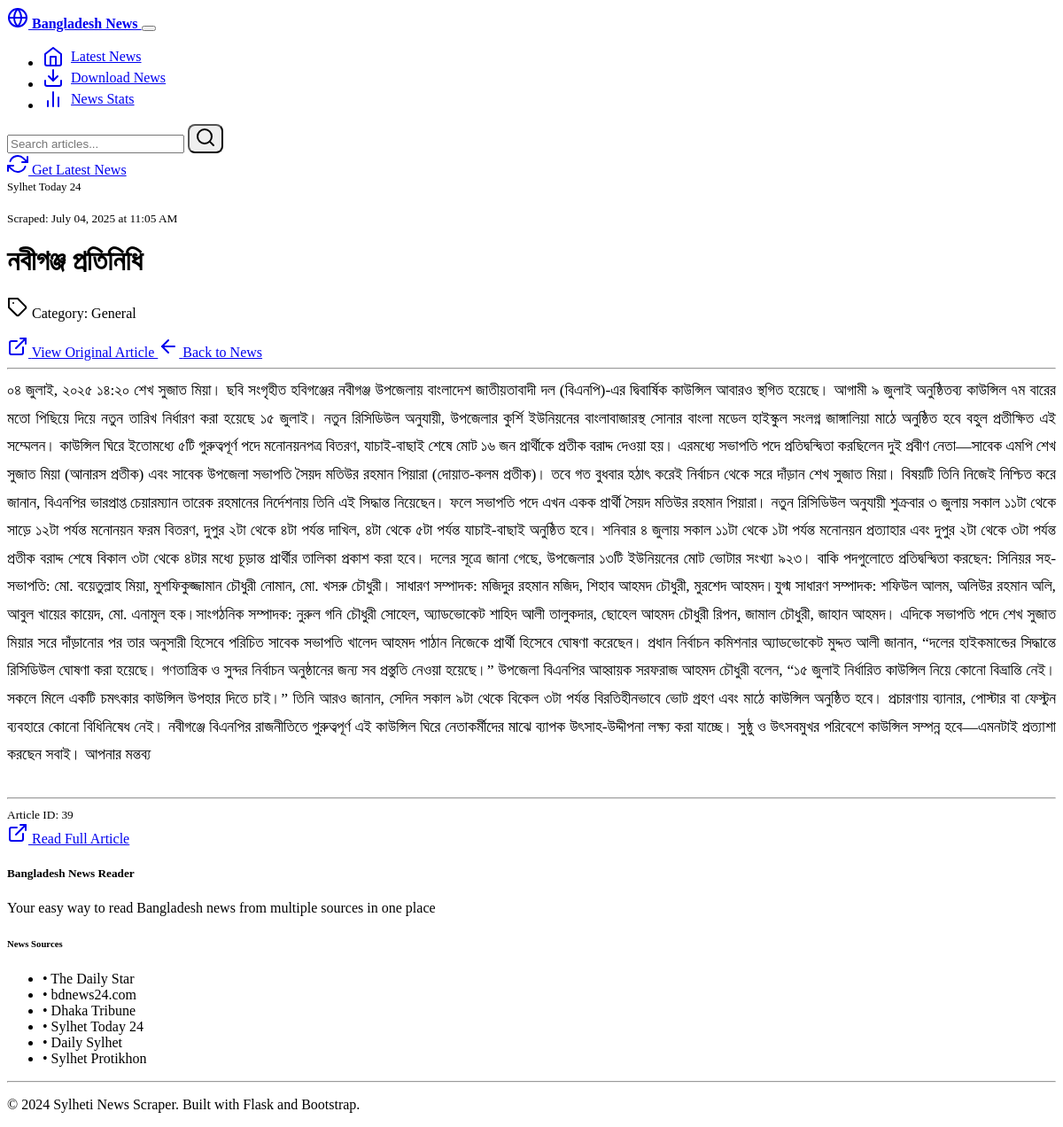
The page /article/39 on the database its author committed.
### models.py (models this page shows, shortened)
class Article(db.Model):
    id = db.Column(Integer, primary_key=True)
    title = db.Column(String(500), nullable=False)
    content = db.Column(Text, nullable=True)
    summary = db.Column(Text, nullable=True)
    url = db.Column(String(1000), nullable=False, unique=True)
    source = db.Column(String(100), nullable=False)
    published_date = db.Column(DateTime, nullable=True)
    scraped_date = db.Column(DateTime, default=datetime.utcnow)
    author = db.Column(String(200), nullable=True)
    category = db.Column(String(100), nullable=True)
    image_url = db.Column(String(1000), nullable=True)
    is_active = db.Column(Boolean, default=True)

### routes.py (the view)
@app.route('/article/<int:article_id>')
def article_detail(article_id):
    article = Article.query.get_or_404(article_id)
    return render_template('article.html', article=article)

### templates/article.html (shortened to what this page needs)
{% extends "base.html" %}
{% block content %}
<div class="row">
    <div class="col-lg-8 mx-auto">
        <div class="card">
            <div class="card-body">
                <div class="mb-4">
                    <div class="d-flex justify-content-between align-items-center mb-3">
                        <span class="badge bg-primary">{{ article.source }}</span>
                        <div class="text-muted">
                            <small>
                                {% if article.scraped_date %}
                                    <br>Scraped: {{ article.scraped_date.strftime('%B %d, %Y at %I:%M %p') }}
                                {% endif %}
                            </small>
                        </div>
                    </div>
                    <h1 class="mb-3">{{ article.title }}</h1>
                    {% if article.category %}
                        <p class="text-muted mb-3">
                            <i data-feather="tag"></i>
                            Category: {{ article.category }}
                        </p>
                    {% endif %}
                    <div class="mb-3">
                        <a href="{{ article.url }}" target="_blank" class="btn btn-outline-primary">
                            <i data-feather="external-link"></i>
                            View Original Article
                        </a>
                        <a href="{{ url_for('index') }}" class="btn btn-outline-secondary">
                            <i data-feather="arrow-left"></i>
                            Back to News
                        </a>
                    </div>
                </div>
                <hr>
                <div class="article-content">
                    {% if article.content %}
                        <div class="content-text">
                            {{ article.content | replace('\n', '<br>') | safe }}
                        </div>
                    {% else %}
                        <div class="text-center text-muted py-4">
                            <i data-feather="file-text" class="mb-2" style="width: 48px; height: 48px;"></i>
                            <p>Article content not available. Please visit the original article.</p>
                        </div>
                    {% endif %}
                </div>
                <hr>
                <div class="d-flex justify-content-between align-items-center">
                    <div>
                        <small class="text-muted">
                            Article ID: {{ article.id }}
                        </small>
                    </div>
                    <div>
                        <a href="{{ article.url }}" target="_blank" class="btn btn-sm btn-primary">
                            <i data-feather="external-link"></i>
                            Read Full Article
                        </a>
                    </div>
                </div>
            </div>
        </div>
    </div>
</div>
{% endblock %}

### static/css/custom.css (style rules this page uses)
.article-content { line-height: 1.8; font-size: 1.1rem; }
.content-text { text-align: justify; margin-bottom: 2rem; }
.card { transition: transform 0.2s ease-in-out, box-shadow 0.2s ease-in-out; }
.badge { font-size: 0.8rem; }
.btn { border-radius: 0.5rem; }
html { scroll-behavior: smooth; }

### rows shown on the page
Article: source "Sylhet Today 24", scraped_date "July 04, 2025 at 11:05 AM", title "নবীগঞ্জ প্রতিনিধি", category "General", content "০৪ জুলাই, ২০২৫ ১৪:২০ শেখ সুজাত মিয়া। ছবি সংগৃহীত হবিগঞ্জের নবীগঞ্জ উপজেলায় বাংলাদেশ জাতীয়তাবাদী দল (বিএনপি)-এর দ্বিবার্ষিক কাউন্সিল আবারও স্থগিত হয়েছে। আগামী ৯ জুলাই অনুষ্ঠিতব্য কাউন্সিল ৭ম বারের মতো পিছিয়ে দিয়ে নতুন তারিখ নির্ধারণ করা হয়েছে ১৫ জুলাই। নতুন রিসিডিউল অনুযায়ী, উপজেলার কুর্শি ইউনিয়নের বাংলাবাজারস্থ সোনার বাংলা মডেল হাইস্কুল সংলগ্ন জাঙ্গালিয়া মাঠে অনুষ্ঠিত হবে বহুল প্রতীক্ষিত এই সম্মেলন। কাউন্সিল ঘিরে ইতোমধ্যে ৫টি গুরুত্বপূর্ণ পদে মনোনয়নপত্র বিতরণ, যাচাই-বাছাই শেষে মোট ১৬ জন প্রার্থীকে প্রতীক বরাদ্দ দেওয়া হয়। এরমধ্যে সভাপতি পদে প্রতিদ্বন্দ্বিতা করছিলেন দুই প্রবীণ নেতা—সাবেক এমপি শেখ সুজাত মিয়া (আনারস প্রতীক) এবং সাবেক উপজেলা সভাপতি সৈয়দ মতিউর রহমান পিয়ারা…", id "39"
